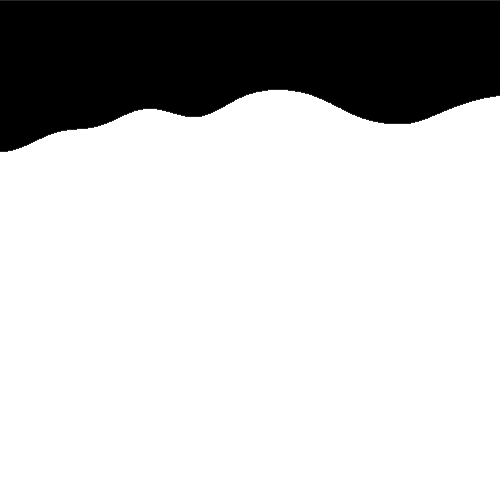
Frame 1 (no input)
Frame 60 (the mouse pressed at the canvas centre just before this capture): identical to frame 1, image omitted
Frame 120 (the mouse held since frame 60 and released just before this capture): identical to frame 1, image omitted

The Processing sketch that drew this single still picture (run headless with seeded random() and noise(); from frame 60 on, the mouse is pressed at the canvas centre):

// Processing sketch: sketch_190401_noise_simple
// ── sketch_190401_noise_simple.pde


void setup()
{
  size(500,500);
}

void draw()
{
  background(255); // fond blanc
  for( float x=0; x < width; x=x+1 )
  {
    line(x,0, x,250*noise(x*0.0025) );
  }
}
